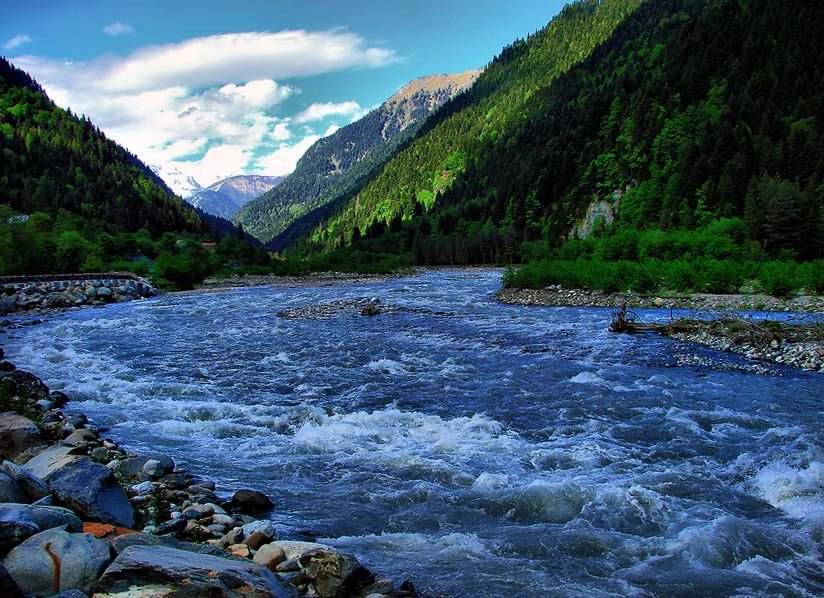
#> input picture data/imagenes/algoritmo/Rioni_river_-_Georgia_(Europe).jpg, 824 x 598 px
$ python colores_imagen.py '../../data/imagenes/algoritmo/Rioni_river_-_Georgia_(Europe).jpg'
#> lines starting #> are read from the running program, lines starting #| are printed output that depends on the picture
#!/usr/bin/env python3
"""Colores saturados de una imagen (flechas, rótulos), en hex, para colorear
el texto de información (`media[].info`) con el tono exacto: `{#11B1ED:flecha azul}`.

  python3 tools/medios/colores_imagen.py data/imagenes/algoritmo/<carpeta>/<imagen>
  python3 tools/medios/colores_imagen.py <imagen> --caja 0.5 0.15 1 0.75   # x0 y0 x1 y1, en fracción

Agrupa los píxeles saturados por tono y da la mediana de cada grupo grande.
En un GIF mira el último cuadro.
"""
import argparse
import colorsys
from collections import defaultdict

from PIL import Image

ap = argparse.ArgumentParser()
ap.add_argument("imagen")
ap.add_argument("--caja", nargs=4, type=float, default=[0, 0.12, 1, 0.85],
                help="zona a mirar, en fracción del ancho y el alto (sin cabecera ni fuente)")
ap.add_argument("--minimo", type=int, default=150, help="píxeles mínimos por color")
args = ap.parse_args()

im = Image.open(args.imagen)
#> im is the input picture: PIL image 824x598 RGB; mean R, G, B 59.8, 86.9, 104.5
if getattr(im, "n_frames", 1) > 1:
    im.seek(im.n_frames - 1)
im = im.convert("RGB")
w, h = im.size
#> w = 824; h = 598
x0, y0, x1, y1 = args.caja
zona = im.crop((int(x0 * w), int(y0 * h), int(x1 * w), int(y1 * h)))
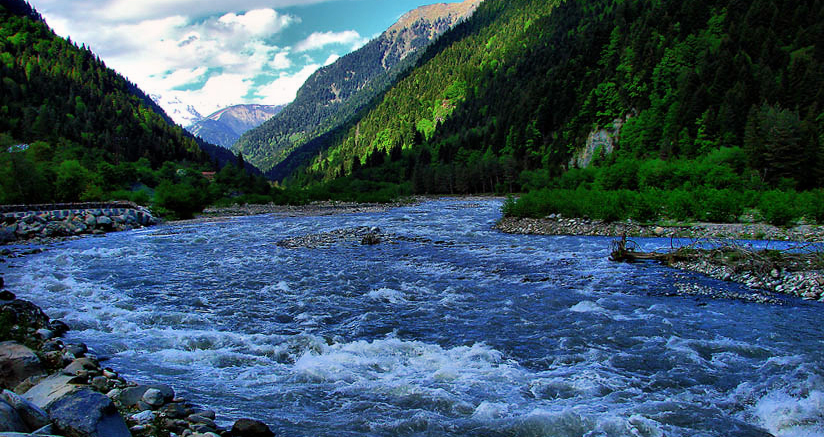
#> zona: PIL image 824x437 RGB; mean R, G, B 57.8, 83.3, 98.9

grupos = defaultdict(list)
for r, g, b in zona.getdata():
    tono, sat, val = colorsys.rgb_to_hsv(r / 255, g / 255, b / 255)
    if sat > 0.45 and val > 0.55:
        grupos[int(tono * 24)].append((r, g, b))
#> this loop made 360088 passes
#> (r, g, b, tono, sat, val) on passes 1 to 3: (5, 8, 23, 0.639, 0.783, 0.0902), (2, 4, 19, 0.647, 0.895, 0.0745), (2, 1, 19, 0.676, 0.947, 0.0745)

for _, px in sorted(grupos.items(), key=lambda x: -len(x[1])):
    if len(px) < args.minimo:
        continue
    px.sort(key=sum)
    r, g, b = px[len(px) // 2]
    print(f"#{r:02X}{g:02X}{b:02X}  ({len(px)} px)")
